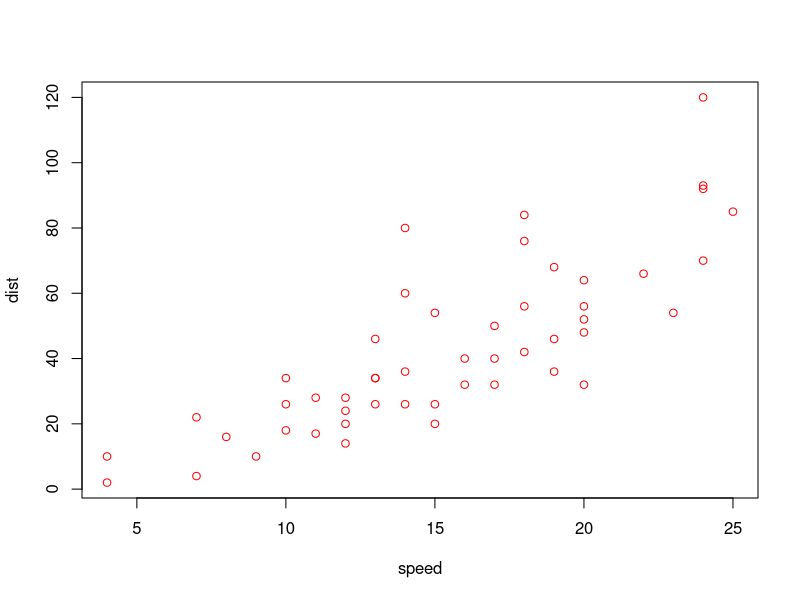
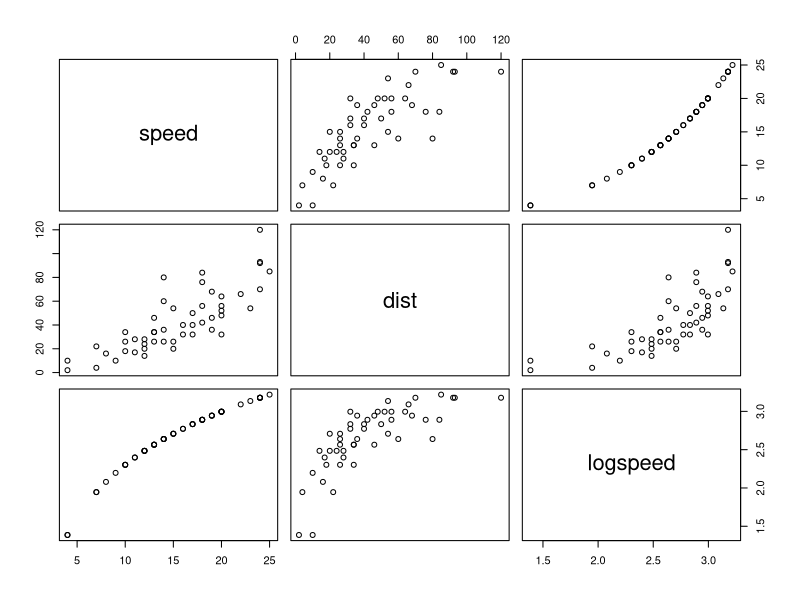
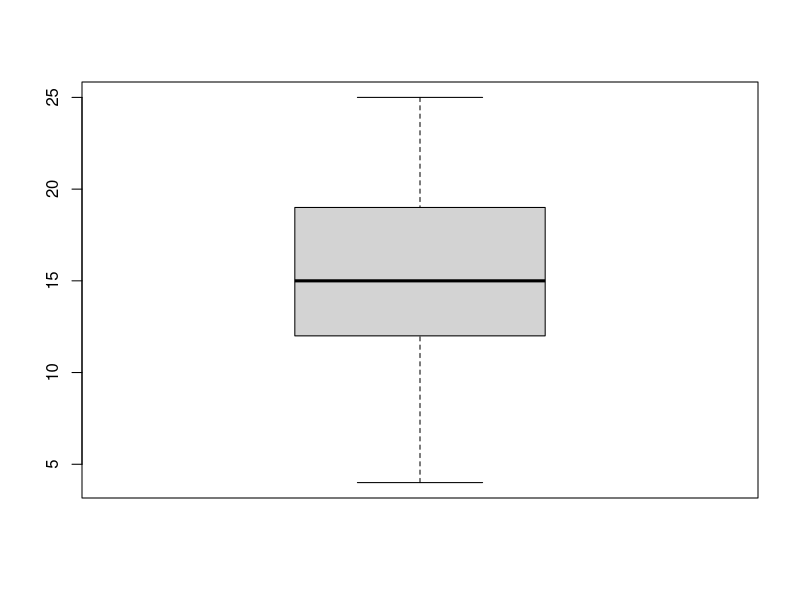
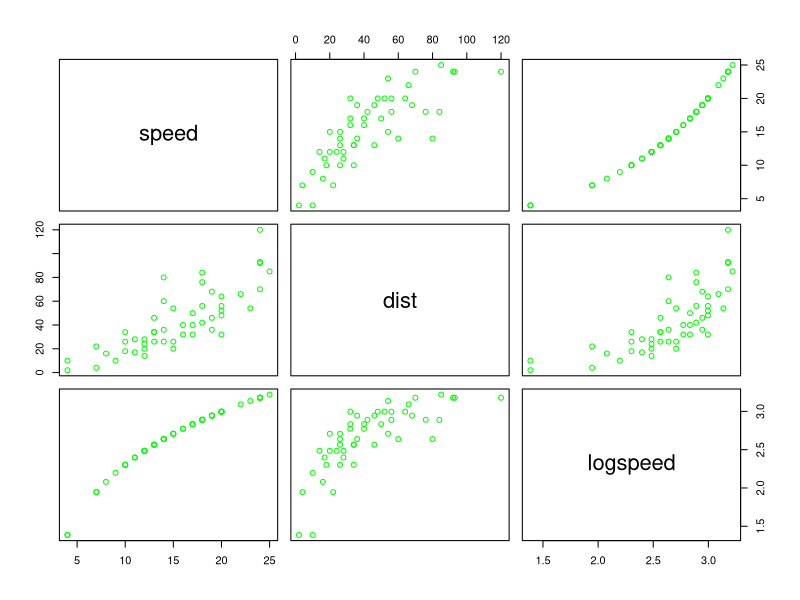

The R script that drew these images, in order:
data(cars)

plot(cars, col="red")
head(cars)
cars$logspeed<-log(cars$speed)
head(cars)
plot(cars)

boxplot(cars$speed)

plot(cars, col="green")
